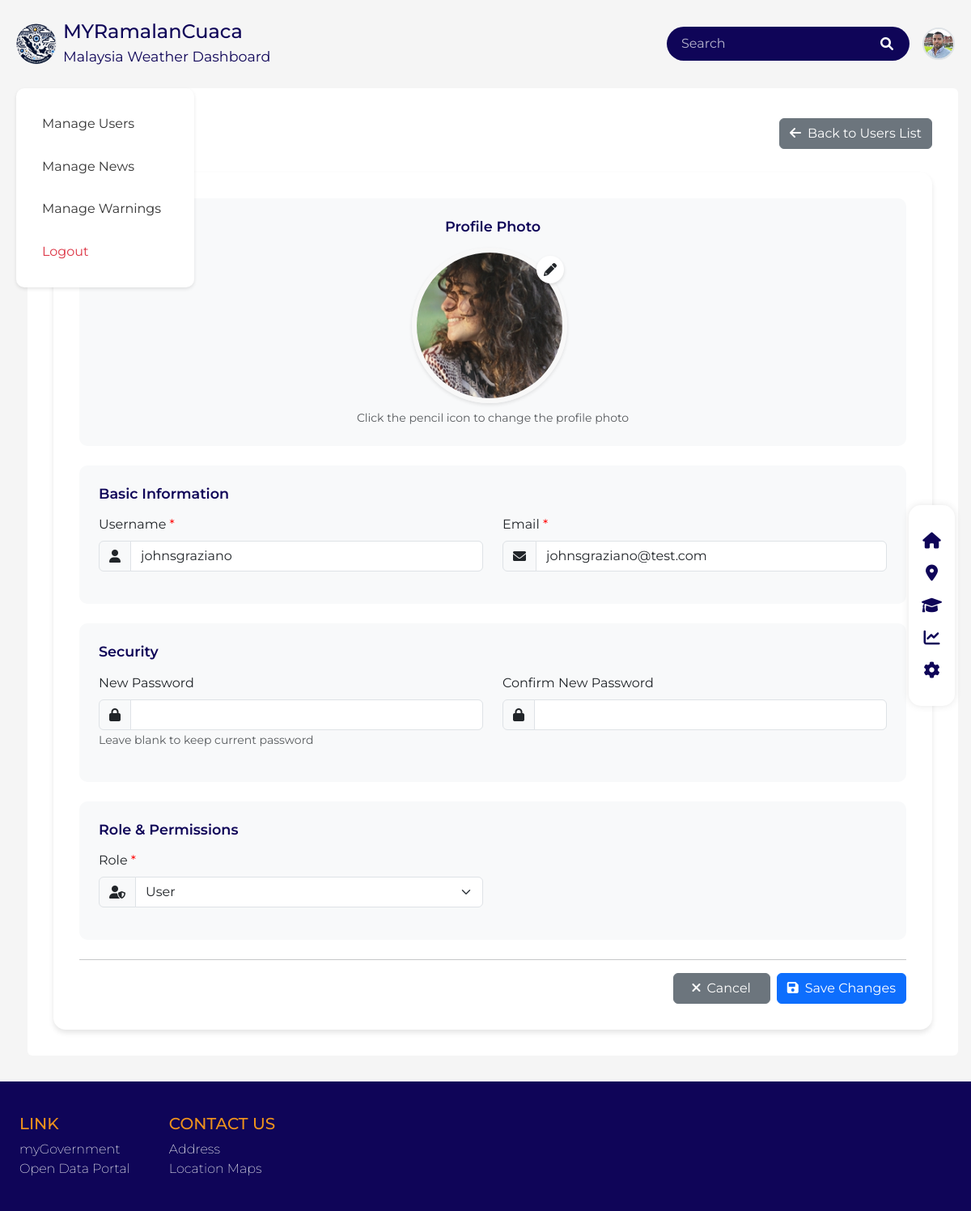
Screenshot of /admin/edit_user.php?id=11 (signed in) with the database file from the repository.
### tables this page shows
CREATE TABLE `users` (
  `id` int(11) NOT NULL,
  `username` varchar(50) NOT NULL,
  `email` varchar(100) NOT NULL,
  `password_hash` varchar(255) NOT NULL,
  `role` enum('user','admin') DEFAULT 'user',
  `profile_photo` varchar(255) DEFAULT NULL,
  `created_at` timestamp NOT NULL DEFAULT current_timestamp(),
  `updated_at` timestamp NOT NULL DEFAULT current_timestamp() ON UPDATE current_timestamp()
);

### admin/edit_user.php (the view, shortened to what this page needs)
<?php require('./header.php') ?>
<?php
$conn = new mysqli('localhost', 'root', '', 'weather_app');
$user_id = isset($_GET['id']) ? (int)$_GET['id'] : 0;
$sql = "SELECT * FROM users WHERE id = ?";
$stmt = $conn->prepare($sql);
$stmt->bind_param("i", $user_id);
$stmt->execute();
$result = $stmt->get_result();
$user = $result->fetch_assoc();
?>
<div class="main-content rounded" style="background:#fff; margin-right:1rem; min-height: 70vh; height:auto">
    <div class="d-flex justify-content-between align-items-center mb-4">
        <h2 class="content-header mb-0">Edit User</h2>
        <a href="manage_users.php" class="btn btn-secondary">
            <i class="fas fa-arrow-left me-2"></i>Back to Users List
        </a>
    </div>
    <div class="form-container">
        <form method="POST" action="" enctype="multipart/form-data">
            <div class="form-section text-center">
                <h3 class="form-section-title">Profile Photo</h3>
                <div class="avatar-upload">
                    <div class="avatar-edit">
                        <label for="imageUpload">
                            <i class="fas fa-pencil-alt"></i>
                        </label>
                    </div>
                    <div class="avatar-preview">
                        <div id="imagePreview" style="background-image: url('uploads/avatars/<?php echo $user['profile_photo'] ?: 'default-avatar.png'; ?>')"></div>
                    </div>
                </div>
                <small class="text-muted mt-2 d-block">Click the pencil icon to change the profile photo</small>
            </div>
            <div class="form-section">
                <h3 class="form-section-title">Basic Information</h3>
                <div class="row">
                    <div class="col-md-6 mb-3">
                        <label class="form-label required">Username</label>
                        <div class="input-group">
                            <span class="input-group-text">
                                <i class="fas fa-user"></i>
                            </span>
                            <input type="text" class="form-control" name="username" value="<?php echo htmlspecialchars($user['username']); ?>" required>
                        </div>
                    </div>
                    <div class="col-md-6 mb-3">
                        <label class="form-label required">Email</label>
                        <div class="input-group">
                            <span class="input-group-text">
                                <i class="fas fa-envelope"></i>
                            </span>
                            <input type="email" class="form-control" name="email" value="<?php echo htmlspecialchars($user['email']); ?>" required>
                        </div>
                    </div>
                </div>
            </div>
            <div class="form-section">
                <h3 class="form-section-title">Security</h3>
                <div class="row">
                    <div class="col-md-6 mb-3">
                        <label class="form-label">New Password</label>
                        <div class="input-group">
                            <span class="input-group-text">
                                <i class="fas fa-lock"></i>
                            </span>
                            <input type="password" class="form-control" name="password">
                        </div>
                        <small class="text-muted">Leave blank to keep current password</small>
                    </div>
                    <div class="col-md-6 mb-3">
                        <label class="form-label">Confirm New Password</label>
                        <div class="input-group">
                            <span class="input-group-text">
                                <i class="fas fa-lock"></i>
                            </span>
                            <input type="password" class="form-control" name="confirm_password">
                        </div>
                    </div>
                </div>
            </div>
            <div class="form-section">
                <h3 class="form-section-title">Role & Permissions</h3>
                <div class="row">
                    <div class="col-md-6 mb-3">
                        <label class="form-label required">Role</label>
                        <div class="input-group">
                            <span class="input-group-text">
                                <i class="fas fa-user-shield"></i>
                            </span>
                            <select class="form-select" name="role" required>
                                <option value="user" <?php echo $user['role'] === 'user' ? 'selected' : ''; ?>>User</option>
                            </select>
                        </div>
                    </div>
                </div>
            </div>
            <div class="mt-4">
                <hr>
                <div class="d-flex justify-content-end gap-2">
                    <a href="manage_users.php" class="btn btn-secondary btn-action">
                        <i class="fas fa-times me-2"></i>Cancel
                    </a>
                    <button type="submit" class="btn btn-primary btn-action">
                        <i class="fas fa-save me-2"></i>Save Changes
                    </button>
                </div>
            </div>
        </form>
    </div>
</div>
<?php require('./footer.php') ?>

### admin/template.css (style rules this page uses)
:root { --primary: #0f0558; --secondary: #0d47a1; }
body { font-family: Arial, sans-serif; background: #f5f5f5; min-height: 100vh; }
.main-content { max-width: 1150px; margin: 0 auto; background: #fff; padding: 2rem; border-radius: 15px; }
body { font-family: 'Montserrat', sans-serif; }
h2 { font-weight: 700; }
body { min-height: 100vh; background: #f5f5f5; font-family: 'Montserrat', sans-serif; }

### admin/edit_user.php (style rules this page uses)
.form-container { background: white; border-radius: 15px; padding: 2rem; box-shadow: 0 4px 6px rgba(0, 0, 0, 0.1); margin-top: 1rem; }
.form-label.required::after { content: " *"; color: red; }
.btn-action { min-width: 120px; }
.avatar-upload { position: relative; max-width: 200px; margin: 0 auto; }
.avatar-edit { position: absolute; right: 12px; z-index: 1; top: 10px; }
.avatar-edit label { display: inline-block; width: 34px; height: 34px; margin-bottom: 0; border-radius: 100%; background: #FFFFFF; border: 1px solid transparent; box-shadow: 0px 2px 4px 0px rgba(0, 0, 0, 0.12); cursor: pointer; font-weight: normal; transition: all .2s ease-in-out; display: flex; align-items: center; justify-content: center; }
.avatar-preview { width: 192px; height: 192px; position: relative; border-radius: 100%; border: 6px solid #F8F8F8; box-shadow: 0px 2px 4px 0px rgba(0, 0, 0, 0.1); }
.avatar-preview>div { width: 100%; height: 100%; border-radius: 100%; background-size: cover; background-repeat: no-repeat; background-position: center; }
.content-header { color: var(--primary); border-bottom: 2px solid var(--primary); padding-bottom: 0.5rem; margin-bottom: 1.5rem; }
.form-section { background: #f8f9fa; padding: 1.5rem; border-radius: 10px; margin-bottom: 1.5rem; }
.form-section-title { color: var(--primary); margin-bottom: 1rem; font-size: 1.1rem; font-weight: 600; }

### rows the page displays
users: profile_photo (picture), username "johnsgraziano", email "johnsgraziano@test.com", role "User"
